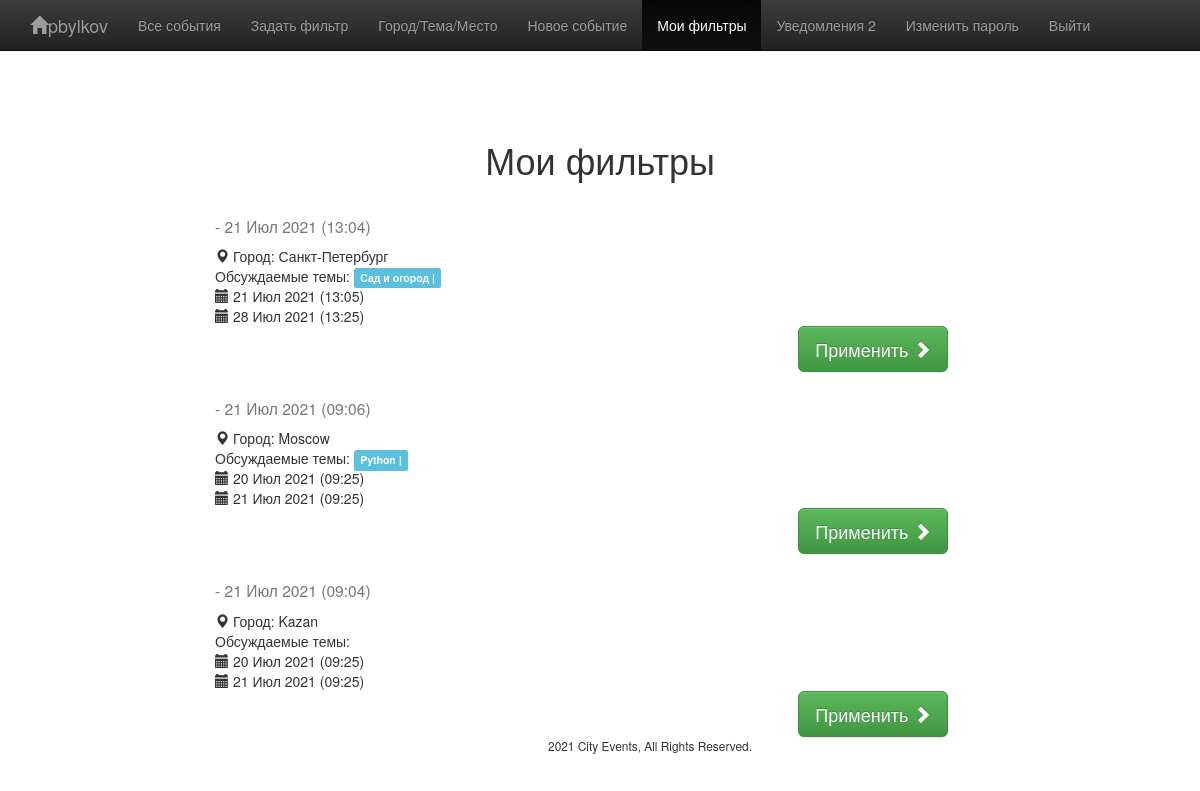
/my_filters/ (signed in), run on the app's committed database.
### events/models.py (models this page shows)
class EventFilters(models.Model):
    user = models.ForeignKey(User, blank=False, related_name='filters', on_delete=models.CASCADE)
    city = models.ForeignKey(City, null=True, blank=True, on_delete=models.CASCADE)
    topics = models.ManyToManyField(Topics, blank=True)
    start_range = models.DateTimeField(auto_now=False, auto_now_add=False,
                                          null=True, blank=True)
    end_range = models.DateTimeField(auto_now=False, auto_now_add=False,
                                        null=True, blank=True)
    saved = models.BooleanField(default=False)
    save_datetime = models.DateTimeField(auto_now=True)
    def get_absolute_url(self):
        return reverse('apply_filter', kwargs={'id': self.id})

class City(models.Model):
    name = models.CharField('Название города', max_length=250, null=True)
    country = models.ForeignKey(Country, null=True, blank=False,
                                on_delete=models.CASCADE, related_name='cities')
    def __str__(self):
        return self.name

class Topics(models.Model):
    name = models.CharField('Заголовок темы', null=True, max_length=300)
    description = models.TextField('Описание', blank=True, null=True)
    def __str__(self):
        return self.name

### events/views.py (the view)
# urls.py: path("my_filters/", views.my_filters, name='my_filters'),
@login_required
def my_filters(request):
    filters_list = EventFilters.objects.filter(
        user=auth(request)['user']).order_by('-save_datetime')
    context = {'filters_list': filters_list,
               'active': 'my_filters', 'bootstrap': 3}
    return render(request, 'events/my_filters.html', context)

### events/templates/events/my_filters.html (shortened to what this page needs)
{% extends "base.html" %}
{% block content %}
    <div class="container-fluid">
    </div>
    <div class="container-fluid">
    </div>
<h1 id="my_filters" class="text-center tk-cooper-black-std">Мои фильтры</h1>
<div class="container-fluid">
    <div class="row events">
    {% if filters_list %}
        {% for filter in filters_list %}
        <div class="col-md-2"></div>
        <div class="col-md-10">
            <h3 class="tk-cooper-black-std">
                <small>
                    <span class="highlight">- {{ filter.save_datetime|date:"d M Y" }} ({{ filter.save_datetime|time:"H:i" }})</span>
                </small>
            </h3>
            {% if filter.city %}
                <div class="row">
                <section class="col-md-8">
                    <span class="glyphicon glyphicon-map-marker"></span>
                    <span class="highlight">Город: {{ filter.city|title }}</span>
                </section>
                </div>
            {% endif %}
            {% if filter.topics %}
                <div class="row">
                <section class="col-md-8">
                    <span class="highlight">Обсуждаемые темы: </span>
                    {% for topic in filter.topics.all %}
                        <span class="label label-info"> {{ topic }} |</span>
                    {% endfor %}
                </section>
                </div>
            {% endif %}
            {% if filter.start_range %}
                <div class="row">
                <section class="col-md-8">
                    <span class="glyphicon glyphicon-calendar"></span>
                    <span class="highlight">{{ filter.start_range|date:"d M Y" }} ({{ filter.start_range|time:"H:i" }})</span>
                </section>
                </div>
            {% endif %}
            {% if filter.end_range %}
                <div class="row">
                <section class="col-md-8">
                    <span class="glyphicon glyphicon-calendar"></span>
                    <span class="highlight">{{ filter.end_range|date:"d M Y" }} ({{ filter.end_range|time:"H:i" }})</span>
                </section>
                </div>
            {% endif %}
        <div class="row">
            <section class="col-md-7">
                </section>
                <section class="col-md-2">
                <a href="{{ filter.get_absolute_url }}" class="btn btn-success btn-lg" role="button">Применить <span class="glyphicon glyphicon-chevron-right"></span></a>
                </section>
        </div>
        </div>
        {% endfor %}
    {% else %}
        <div class="col-md-12 col-md-offset-1">
            <h1><span class="glyphicon glyphicon-wrench"></span> Сохраненные фильтры не найдены.</h1>
        </div>
    {% endif %}
    </div>
</div>
{% endblock %}

### templates/base.html (shortened to what this page needs)
<!DOCTYPE html>
<html lang="en">
<head>
<link rel="stylesheet" href="https://maxcdn.bootstrapcdn.com/bootstrap/3.2.0/css/bootstrap.min.css">
    <link rel="stylesheet" href="https://maxcdn.bootstrapcdn.com/bootstrap/3.2.0/css/bootstrap-theme.min.css">
</head>
<body>
    <header>
        <nav class="navbar navbar-inverse navbar-fixed-top">
            <div class="container">
                <div class="navbar-header">
                    {% if user.is_authenticated %}
                        <a class="navbar-brand" href="/" ><span class="glyphicon glyphicon-home"></span>{{ user.username }}</a>
                    {% else %}
                        <a class="navbar-brand" href="/" ><span class="glyphicon glyphicon-home"></span> City Events </a>
                    {% endif %}
                </div>
                <div id="navbar" class="collapse navbar-collapse">
                    <ul class="nav navbar-nav">
                        <li {% if active == "events" %}class="active"{% endif %}><a href="/events/">Все события</a></li>
                        <li {% if active == "filter" %}class="active"{% endif %}><a href="/filter/">Задать фильтр</a></li>
                        {% if user.is_authenticated %}
                             <li {% if active == "new_city" %}class="active"{% endif %}><a class="p-2 text-dark" href="{% url 'new_city' %}">Город/Тема/Место</a>
                            <li {% if active == "new_event" %}class="active"{% endif %}><a class="p-2 text-dark" href="{% url 'new_event' %}">Новое событие</a>
                            <li {% if active == "my_filters" %}class="active"{% endif %}><a class="p-2 text-dark" href="{% url 'my_filters' %}">Мои фильтры</a>
                             <li {% if active == "my_notify" %}class="active"{% endif %}><a class="p-2 text-dark" href="{% url 'my_notify' %}">Уведомления {{ user.notifies.count }}</a>
                             <li {% if active == "password_change" %}class="active"{% endif %}><a class="p-2 text-dark" href="{% url 'password_change' %}">Изменить пароль</a>
                             <li {% if active == "logout" %}class="active"{% endif %}><a class="p-2 text-dark" href="{% url 'logout' %}">Выйти</a>
                        {% else %}
                             <li {% if active == "login" %}class="active"{% endif %}><a class="p-2 text-dark" href="{% url 'login' %}">Войти</a>
                             <li {% if active == "signup" %}class="active"{% endif %}><a class="p-2 text-dark" href="{% url 'signup' %}">Регистрация</a>
                        {% endif %}
                    </ul>
                </div>
            </div>
        </nav>
    </header>
    <div class="container-fluid">
    </div>
    {% block content %}{% endblock %}
    <footer>
        <div class="container-fluid">
            <div class="row">
                <div class="col-md-5 col-md-offset-4 text-center">
                    <p class="small">2021 City Events, All Rights Reserved.</p>
                </div>
            </div>
        </div>
    </footer>
</body>
</html>

### data on the page
EventFilters: save_datetime "21 Июл 2021", save_datetime "13:04", city "Санкт-Петербург", start_range "21 Июл 2021", start_range "13:05", end_range "28 Июл 2021", end_range "13:25"
Topics: name "Сад и огород"
EventFilters: save_datetime "21 Июл 2021", save_datetime "09:06", city "Moscow", start_range "20 Июл 2021", start_range "09:25", end_range "21 Июл 2021", end_range "09:25"
Topics: name "Python"
EventFilters: save_datetime "21 Июл 2021", save_datetime "09:04", city "Kazan", shows "Обсуждаемые темы:", start_range "20 Июл 2021", start_range "09:25", end_range "21 Июл 2021", end_range "09:25"

### other printed values
{{ user.username }} "pbylkov"
{{ user.notifies.count }} "2"
